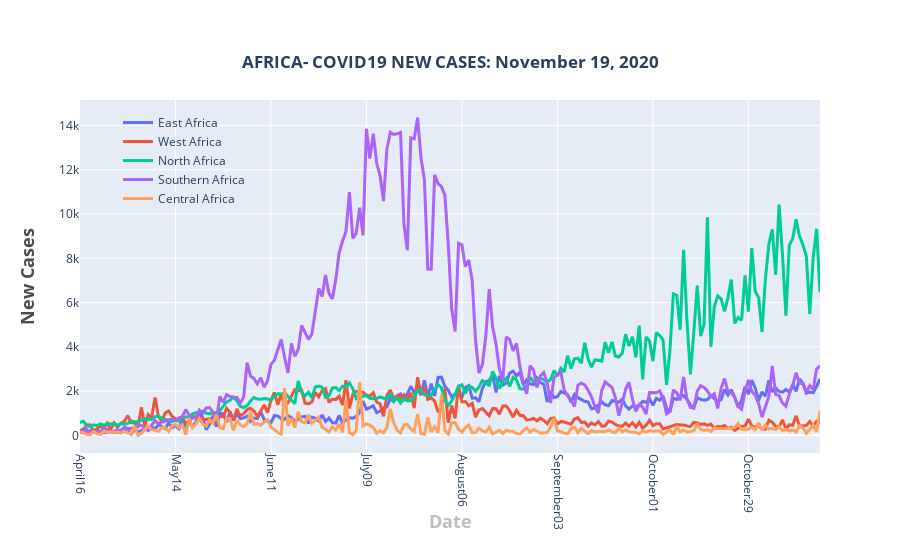

Source (notebook cell):
### Markdown cell above
### NEW CASES BY REGION

### Code cell
fig = go.Figure()

total_per_day1 = []
for date in dates:    
    total = east_africa[date].str.replace('+','').fillna(0).str.replace(',','').fillna(0).astype(int).sum()
    total_per_day1.append(total)

fig.add_trace(go.Scatter(
x=dates,
y =total_per_day1,
    name ="East Africa",
    mode='lines',
    line=dict(width=3)
    
))

total_per_day2 = []
for date in dates:    
    total = west_africa[date].str.replace('+','').fillna(0).str.replace(',','').fillna(0).astype(int).sum()
    total_per_day2.append(total)

fig.add_trace(go.Scatter(
x=dates,
y =total_per_day2,
    name ="West Africa",
    mode='lines',
    line=dict(width=3)
   
))


total_per_day3 = []
for date in dates:    
    total = north_africa[date].str.replace('+','').fillna(0).str.replace(',','').fillna(0).astype(int).sum()
    total_per_day3.append(total)

fig.add_trace(go.Scatter(
x=dates,
y =total_per_day3,
    name ="North Africa",
    mode='lines',
    line=dict(width=3)
    
))

total_per_day4 = []
for date in dates:    
    total = southern_africa[date].str.replace('+','').fillna(0).str.replace(',','').fillna(0).astype(int).sum()
    total_per_day4.append(total)

fig.add_trace(go.Scatter(
x=dates,
y =total_per_day4,
    name ="Southern Africa",
    mode='lines',
    line=dict(width=3)
    
))

total_per_day5 = []
for date in dates:    
    total = central_africa[date].str.replace('+','').fillna(0).str.replace(',','').fillna(0).astype(int).sum()
    total_per_day5.append(total)

fig.add_trace(go.Scatter(
x=dates,
y =total_per_day5,
    name ="Central Africa",
    mode='lines',
    line=dict(width=3)
    
))

fig.update_layout(
    title={
        'text': '<b>'+'AFRICA- COVID19 NEW CASES: ' + date_string +'</b>',
        'y':0.9,
        'x':0.5,
        'xanchor': 'center',
        'yanchor': 'top'},
    xaxis=dict(title='<b>Date</b>',titlefont_size=18, titlefont=dict(color='#BDBDBD'),nticks=8),
    yaxis=dict(title='<b>New Cases</b>',titlefont_size=18,  titlefont=dict(color='#4D4B4B')),
    xaxis_tickangle=90,
    legend=dict(x=0.05, y=0.98,traceorder="normal",borderwidth=1,bgcolor='rgba(255, 255, 255, 0)',bordercolor='rgba(255, 255, 255, 0)',)
)

   
fig.show()

### Figure 1 — Plotly figure (JSON) as saved in the notebook; plotly's stock layout.template omitted (floating-point values rounded to 4 significant figures; data arrays with more than 128 entries replaced by an {"elided": "..."} marker saying what was removed)
{"data": [{"line": {"width": 3}, "mode": "lines", "name": "East Africa", "type": "scatter", "x": {"elided": "218 str values"}, "y": {"elided": "218 int values"}}, {"line": {"width": 3}, "mode": "lines", "name": "West Africa", "type": "scatter", "x": {"elided": "218 str values"}, "y": {"elided": "218 int values"}}, {"line": {"width": 3}, "mode": "lines", "name": "North Africa", "type": "scatter", "x": {"elided": "218 str values"}, "y": {"elided": "218 int values"}}, {"line": {"width": 3}, "mode": "lines", "name": "Southern Africa", "type": "scatter", "x": {"elided": "218 str values"}, "y": {"elided": "218 int values"}}, {"line": {"width": 3}, "mode": "lines", "name": "Central Africa", "type": "scatter", "x": {"elided": "218 str values"}, "y": {"elided": "218 int values"}}], "layout": {"legend": {"bgcolor": "rgba(255, 255, 255, 0)", "bordercolor": "rgba(255, 255, 255, 0)", "borderwidth": 1, "traceorder": "normal", "x": 0.05, "y": 0.98}, "title": {"text": "<b>AFRICA- COVID19 NEW CASES: November 19, 2020</b>", "x": 0.5, "xanchor": "center", "y": 0.9, "yanchor": "top"}, "xaxis": {"nticks": 8, "tickangle": 90, "title": {"font": {"color": "#BDBDBD", "size": 18}, "text": "<b>Date</b>"}}, "yaxis": {"title": {"font": {"color": "#4D4B4B", "size": 18}, "text": "<b>New Cases</b>"}}}}
